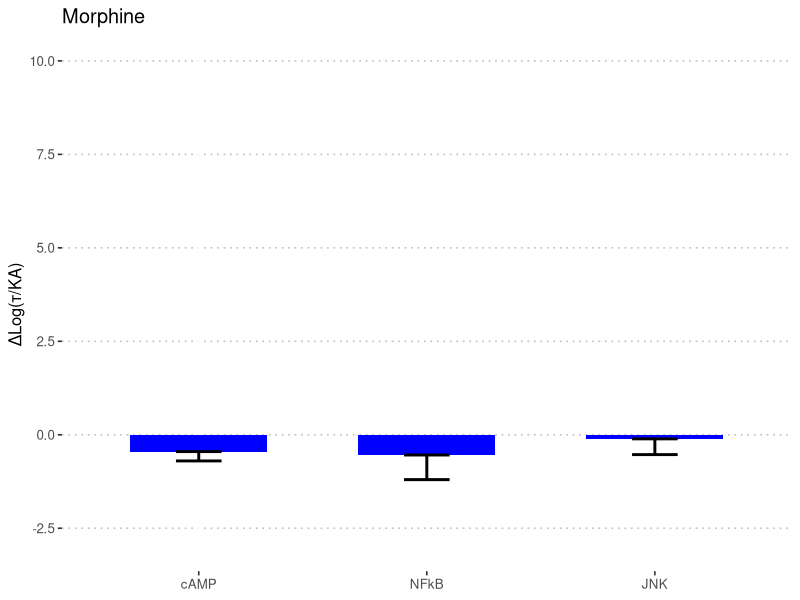
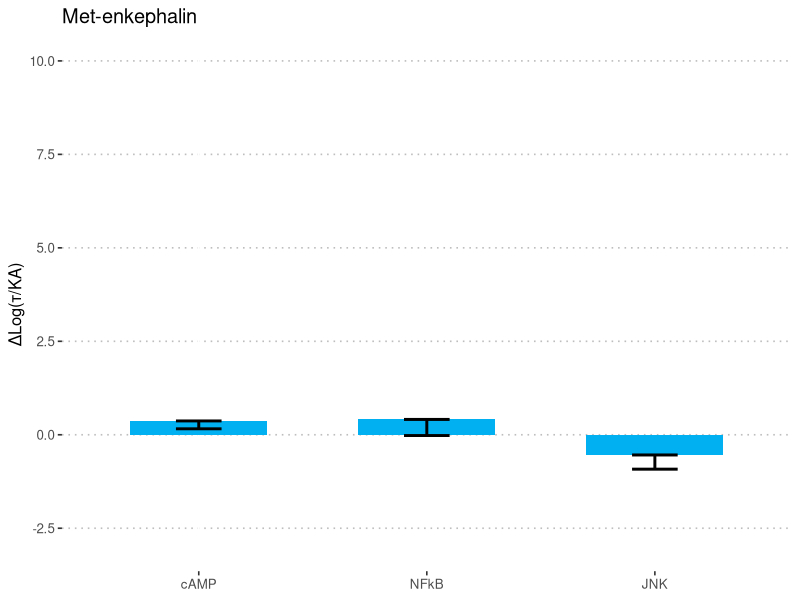
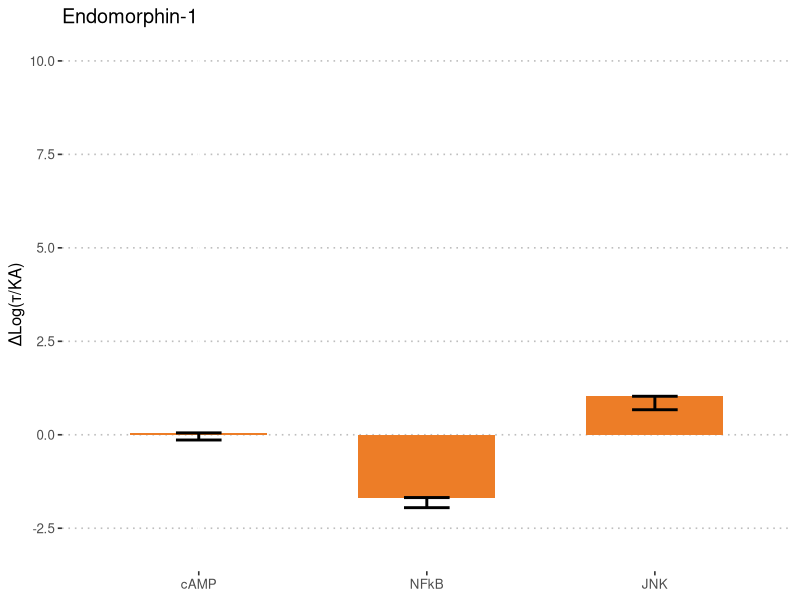
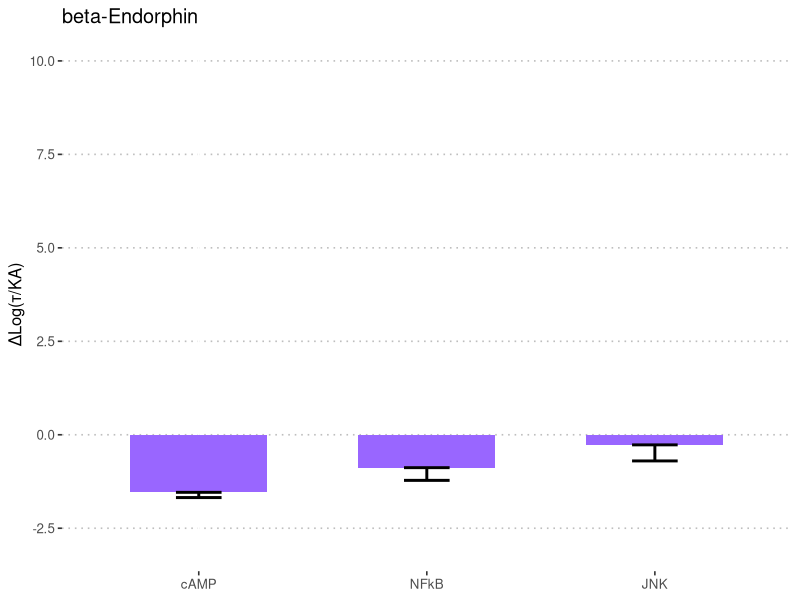
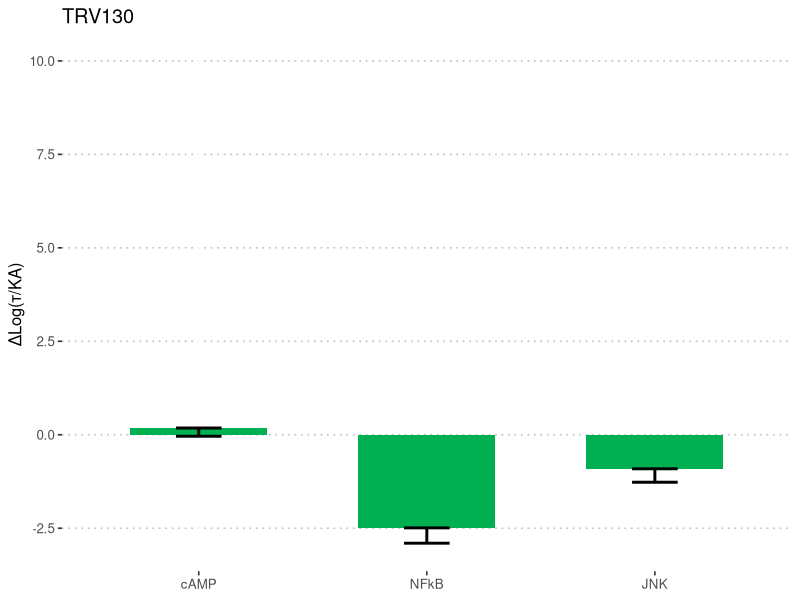
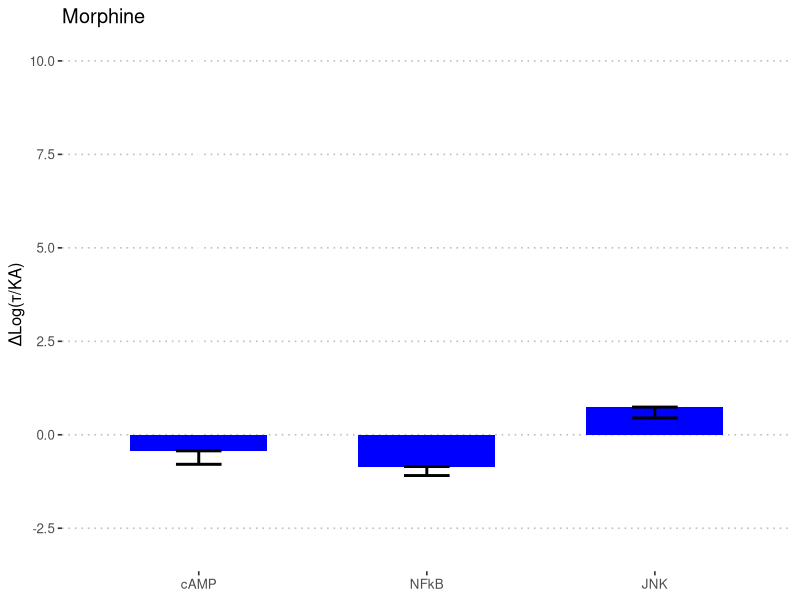
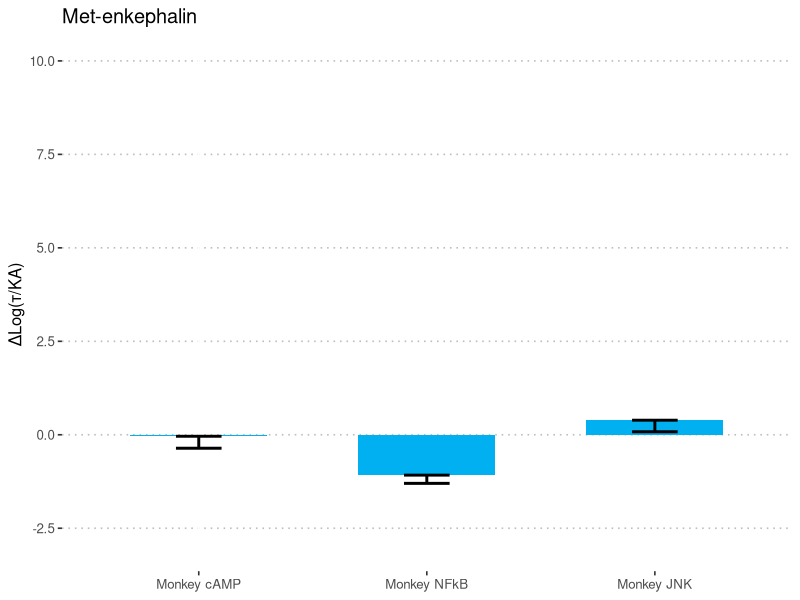
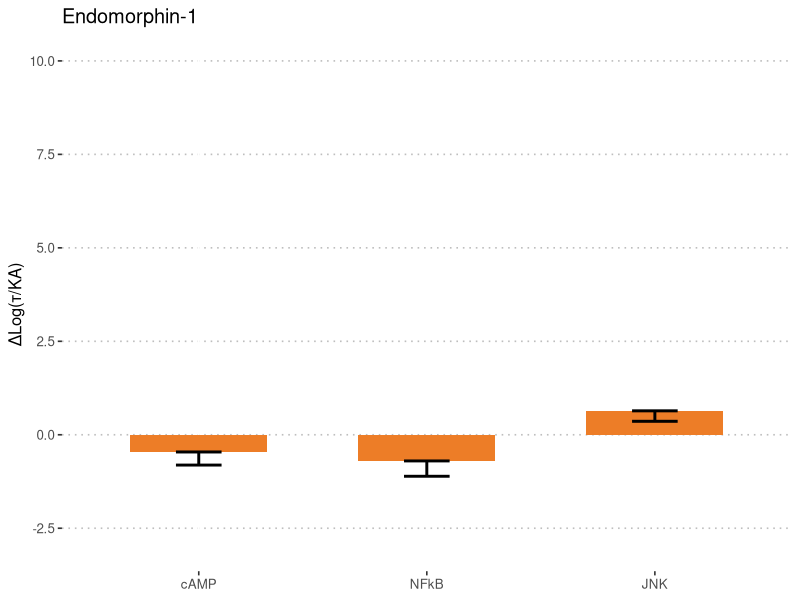

Generate these figures, in order, with R:
# Barplots of ΔlogKa
library(tidyverse)
library(ggpubr)

# Import deltalog data
df <- as.data.frame(read.csv(file = "data/deltalogka.csv", header = TRUE, sep = ","))

# columns
cols <- c("Morphine", "Met.enkephalin", "endomorphin.1", "b.endorphin", "TRV130")

# Filter data fram by only human data
humandf <- dplyr::filter(df, grepl("Human", X))
humandf$X <- factor(humandf$X, levels = c("Human cAMP", "Human NFkB", "Human JNK"))

# Filter data fram by only monkey data
mmdf <- dplyr::filter(df, grepl("Monkey", X))
mmdf$X <- factor(mmdf$X, levels = c("Monkey cAMP", "Monkey NFkB", "Monkey JNK"))

# Monkey Morphine Plot
ggplot(mmdf, aes(x = X, y = Morphine)) + geom_bar(position = position_dodge(.01), width = 0.6, stat = "identity", fill = "#0000ff") +
  geom_errorbar(aes(ymin = Morphine, ymax = Morphine-Morphine.SEM), width = .2, color = "black", size = 1, position = position_dodge(.05)) +
  scale_x_discrete(labels = c(
    "Monkey cAMP" = "cAMP",
    "Monkey NFkB" = "NFkB",
    "Monkey JNK" = "JNK"
  )) +
  theme(
    panel.grid.major = element_blank(), panel.grid.minor = element_blank(),
    panel.background = element_blank()
  ) + ggtitle("Morphine") +
  xlab(NULL) + ylab("ΔLog(τ/KA)") + theme_pubclean() +
  scale_y_continuous(breaks=c(-10,-7.5, -5, -2.5, 0, 2.5, 5, 7.5, 10), limits=c(-3, 10))

ggsave("figures/monkey_morphine.tiff", device = "tiff")

# Monkey Metenkephalin Plot
ggplot(mmdf, aes(x = mmdf$X, y = mmdf$Met.enkephalin)) + geom_bar(position = position_dodge(.01), width = 0.6, stat = "identity", fill = "#00b0f0") +
  geom_errorbar(aes(ymin = Met.enkephalin, ymax = Met.enkephalin-Met.enkephalin.SEM), width = .2, color = "black", size = 1, position = position_dodge(.4)) +
  scale_x_discrete(labels = c(
    "Monkey cAMP" = "cAMP", "Monkey JNK" = "JNK",
    "Monkey NFkB" = "NFkB"
  )) +
  theme(
    panel.grid.major = element_blank(), panel.grid.minor = element_blank(),
    panel.background = element_blank()
  ) + ggtitle("Met-enkephalin") +
  xlab(NULL) + ylab("ΔLog(τ/KA)") + theme_pubclean() +
  scale_y_continuous(breaks=c(-10,-7.5, -5, -2.5, 0, 2.5, 5, 7.5, 10), limits=c(-3, 10))

ggsave("figures/monkey_metenkephalin.tiff", device = "tiff")

# Monkey endomorphin.1 Plot
ggplot(mmdf, aes(x = X, y = endomorphin.1)) + geom_bar(position = position_dodge(.01), width = 0.6, stat = "identity", fill = "#ed7d27") +
  geom_errorbar(aes(ymin = endomorphin.1, ymax = endomorphin.1-endomorphin.1.SEM), width = .2, color = "black", size = 1, position = position_dodge(.05)) +
  scale_x_discrete(labels = c(
    "Monkey cAMP" = "cAMP",
    "Monkey NFkB" = "NFkB",
    "Monkey JNK" = "JNK"
  )) +
  theme(
    panel.grid.major = element_blank(), panel.grid.minor = element_blank(),
    panel.background = element_blank()
  ) + ggtitle("Endomorphin-1") +
  xlab(NULL) + ylab("ΔLog(τ/KA)") + theme_pubclean() +
  scale_y_continuous(breaks=c(-10,-7.5, -5, -2.5, 0, 2.5, 5, 7.5, 10), limits=c(-3, 10))

ggsave("figures/monkey_endomorphin1.tiff", device = "tiff")

# Monkey beta-Endorphin Plot
ggplot(mmdf, aes(x = mmdf$X, y = mmdf$b.endorphin)) + geom_bar(position = position_dodge(.01), width = 0.6, stat = "identity", fill = "#9966ff") +
  geom_errorbar(aes(ymin = b.endorphin, ymax = b.endorphin-b.endorphin.SEM), width = .2, color = "black", size = 1, position = position_dodge(.4)) +
  scale_x_discrete(labels = c(
    "Monkey cAMP" = "cAMP", "Monkey JNK" = "JNK",
    "Monkey NFkB" = "NFkB"
  )) +
  theme(
    panel.grid.major = element_blank(), panel.grid.minor = element_blank(),
    panel.background = element_blank()
  ) + ggtitle("beta-Endorphin") +
  xlab(NULL) + ylab("ΔLog(τ/KA)") + theme_pubclean() +
  scale_y_continuous(breaks=c(-10,-7.5, -5, -2.5, 0, 2.5, 5, 7.5, 10), limits=c(-3, 10))

ggsave("figures/monkey_betaendorphin.tiff", device = "tiff")

# Monkey TRV130 Plot
ggplot(mmdf, aes(x = X, y = TRV130)) + geom_bar(position = position_dodge(.01), width = 0.6, stat = "identity", fill = "#00b050") +
  geom_errorbar(aes(ymin = TRV130, ymax = TRV130-TRV130.SEM), width = .2, color = "black", size = 1, position = position_dodge(.05)) +
  scale_x_discrete(labels = c(
    "Monkey cAMP" = "cAMP",
    "Monkey NFkB" = "NFkB",
    "Monkey JNK" = "JNK"
  )) +
  theme(
    panel.grid.major = element_blank(), panel.grid.minor = element_blank(),
    panel.background = element_blank()
  ) + ggtitle("TRV130") +
  xlab(NULL) + ylab("ΔLog(τ/KA)") + theme_pubclean() +
  scale_y_continuous(breaks=c(-10,-7.5, -5, -2.5, 0, 2.5, 5, 7.5, 10), limits=c(-3, 10))

ggsave("figures/monkey_trv130.tiff", device = "tiff")

###############################################################################
###############################################################################
###############################################################################
###############################################################################
###############################################################################

# Human Morphine Plot
ggplot(humandf, aes(x = X, y = Morphine)) + geom_bar(position = position_dodge(.01), width = 0.6, stat = "identity", fill = "#0000ff") +
  geom_errorbar(aes(ymin = Morphine, ymax = Morphine-Morphine.SEM), width = .2, color = "black", size = 1, position = position_dodge(.05)) +
  scale_x_discrete(labels = c(
    "Human cAMP" = "cAMP",
    "Human NFkB" = "NFkB",
    "Human JNK" = "JNK"
  )) +
  theme(
    panel.grid.major = element_blank(), panel.grid.minor = element_blank(),
    panel.background = element_blank()
  ) + ggtitle("Morphine") +
  xlab(NULL) + ylab("ΔLog(τ/KA)") + theme_pubclean() +
  scale_y_continuous(breaks=c(-10,-7.5, -5, -2.5, 0, 2.5, 5, 7.5, 10), limits=c(-3, 10))

ggsave("figures/human_morphine.tiff", device = "tiff")

# Human Metenkephalin Plot
ggplot(humandf, aes(x = mmdf$X, y = humandf$Met.enkephalin)) + geom_bar(position = position_dodge(.01), width = 0.6, stat = "identity", fill = "#00b0f0") +
  geom_errorbar(aes(ymin = Met.enkephalin, ymax = Met.enkephalin-Met.enkephalin.SEM), width = .2, color = "black", size = 1, position = position_dodge(.4)) +
  scale_x_discrete(labels = c(
    "Human cAMP" = "cAMP",
    "Human NFkB" = "NFkB",
    "Human JNK" = "JNK"
  )) +
  theme(
    panel.grid.major = element_blank(), panel.grid.minor = element_blank(),
    panel.background = element_blank()
  ) + ggtitle("Met-enkephalin") +
  xlab(NULL) + ylab("ΔLog(τ/KA)") + theme_pubclean() +
  scale_y_continuous(breaks=c(-10,-7.5, -5, -2.5, 0, 2.5, 5, 7.5, 10), limits=c(-3, 10))

ggsave("figures/human_metenkephalin.tiff", device = "tiff")

# Human Endomorphin-1 Plot
ggplot(humandf, aes(x = X, y = endomorphin.1)) + geom_bar(position = position_dodge(.01), width = 0.6, stat = "identity", fill = "#ed7d27") +
  geom_errorbar(aes(ymin = endomorphin.1, ymax = endomorphin.1-endomorphin.1.SEM), width = .2, color = "black", size = 1, position = position_dodge(.05)) +
  scale_x_discrete(labels = c(
    "Human cAMP" = "cAMP",
    "Human NFkB" = "NFkB",
    "Human JNK" = "JNK"
  )) +
  theme(
    panel.grid.major = element_blank(), panel.grid.minor = element_blank(),
    panel.background = element_blank()
  ) + ggtitle("Endomorphin-1") +
  xlab(NULL) + ylab("ΔLog(τ/KA)") + theme_pubclean() +
  scale_y_continuous(breaks=c(-10,-7.5, -5, -2.5, 0, 2.5, 5, 7.5, 10), limits=c(-3, 10))

ggsave("figures/human_endomorphin1.tiff", device = "tiff")

# Human beta-Endorphin Plot
ggplot(humandf, aes(x = mmdf$X, y = humandf$b.endorphin)) + geom_bar(position = position_dodge(.01), width = 0.6, stat = "identity", fill = "#9966ff") +
  geom_errorbar(aes(ymin = b.endorphin, ymax = b.endorphin-b.endorphin.SEM), width = .2, color = "black", size = 1, position = position_dodge(.4)) +
  scale_x_discrete(labels = c(
    "Human cAMP" = "cAMP",
    "Human NFkB" = "NFkB",
    "Human JNK" = "JNK"
  )) +
  theme(
    panel.grid.major = element_blank(), panel.grid.minor = element_blank(),
    panel.background = element_blank()
  ) + ggtitle("beta-Endorphin") +
  xlab(NULL) + ylab("ΔLog(τ/KA)") + theme_pubclean() +
  scale_y_continuous(breaks=c(-10,-7.5, -5, -2.5, 0, 2.5, 5, 7.5, 10), limits=c(-3, 10))

ggsave("figures/human_betaendorphin.tiff", device = "tiff")

# Human TRV130 Plot
ggplot(humandf, aes(x = X, y = TRV130)) + geom_bar(position = position_dodge(.01), width = 0.6, stat = "identity", fill = "#00b050") +
  geom_errorbar(aes(ymin = TRV130, ymax = TRV130-TRV130.SEM), width = .2, color = "black", size = 1, position = position_dodge(.05)) +
  scale_x_discrete(labels = c(
    "Human cAMP" = "cAMP",
    "Human NFkB" = "NFkB",
    "Human JNK" = "JNK"
  )) +
  theme(
    panel.grid.major = element_blank(), panel.grid.minor = element_blank(),
    panel.background = element_blank()
  ) + ggtitle("TRV130") +
  xlab(NULL) + ylab("ΔLog(τ/KA)") + theme_pubclean() +
  scale_y_continuous(breaks=c(-10,-7.5, -5, -2.5, 0, 2.5, 5, 7.5, 10), limits=c(-3, 10))

ggsave("figures/human_trv130.tiff", device = "tiff")
